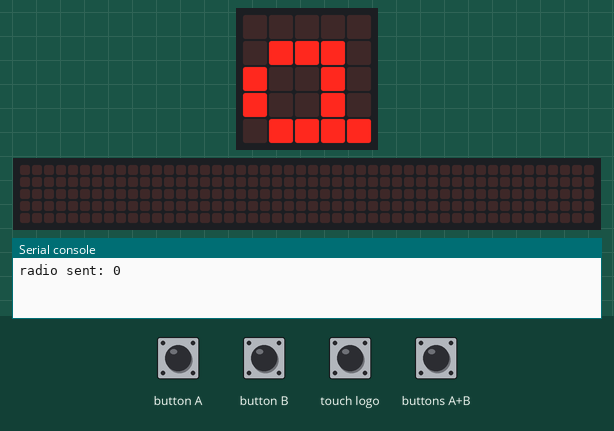
The program below on a simulated BBC micro:bit (MakeCode). On the bench: the board's 5×5 LED display, a strip that is not on the board, showing the scrolling text unrolled, the last lines printed to the serial console. The inputs (shaded band) are chosen by the test bench. No radio messages arrive unless stated (any console line starting 'radio sent:' is added by the test bench); the 48×5 strip is a reading aid, not a part: it shows the text the display is scrolling, unrolled, one strip-width of it at a time.

Above: at 1.9 s.
2.0 s: button A pressed for 0.15 s
At 2.22 s:
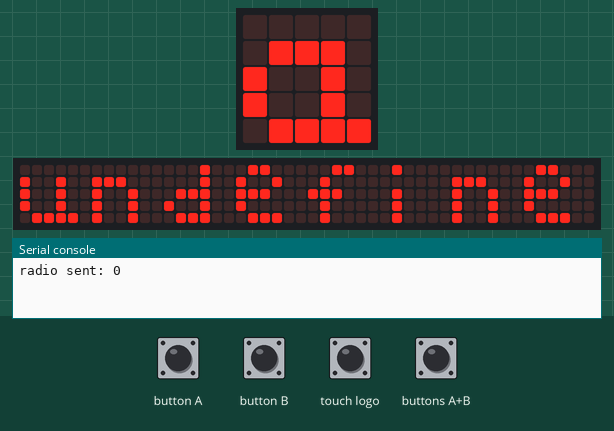
At 2.67 s:
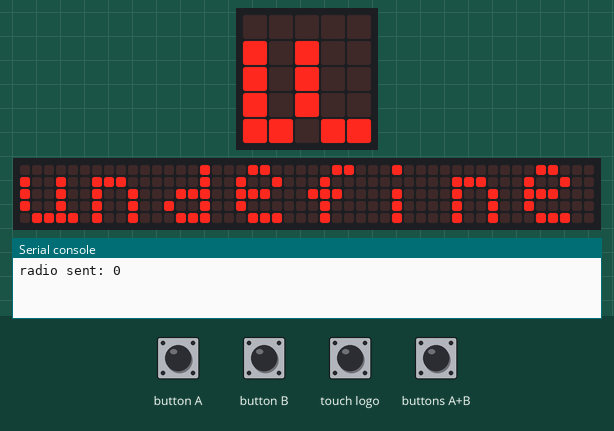
2.7 s: buttons A+B pressed for 0.15 s
At 12.2 s:
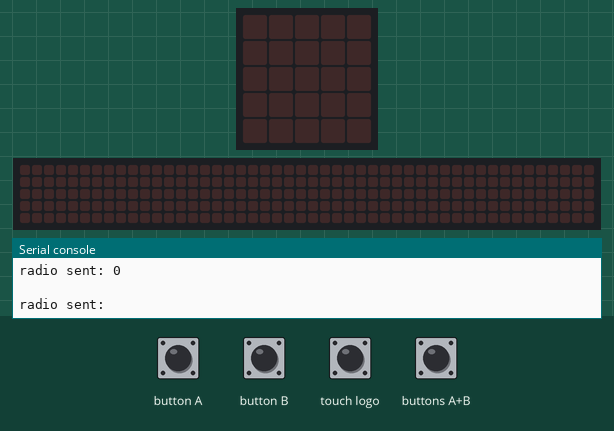
Timing chart, 0 to 12.6 s (numbered marks = the images above; inputs shaded):
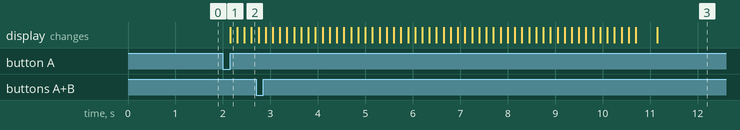

Measured:
- after the input at 2.0 s, the display: changes after 0.15 s (image 1)

The program:

main.ts
```typescript
input.onLogoEvent(TouchButtonEvent.Pressed, function () {
    Text += abc[num]
    num = 0
    basic.showString("" + (abc[num]))
})
input.onButtonPressed(Button.A, function () {
    num += -1
    basic.showString("" + (abc[num]))
})
input.onButtonPressed(Button.AB, function () {
    serial.writeLine(Text)
    radio.sendString(Text)
    Text = ""
})
input.onButtonPressed(Button.B, function () {
    num += 1
    basic.showString("" + (abc[num]))
})
let abc: string[] = []
let Text = ""
let num = 0
num = 0
Text = ""
abc = [
"a",
"b",
"c",
"d",
"e",
"f",
"g",
"h",
"i",
"j",
"k",
"l",
"m",
"n",
"o",
"p",
"q",
"r",
"s",
"t",
"u",
"v",
"w",
"x",
"y",
"z"
]
radio.setGroup(223)
radio.sendNumber(0)
basic.showString("" + (abc[num]))
basic.forever(function () {
    if (num == -1) {
        num = 25
    } else if (num == 26) {
        num = 0
    }
})
```

test.ts
```typescript
// aquí va el archivo "tests"; esto no se compilará cuando este paquete se utilice como una extensión.
```
